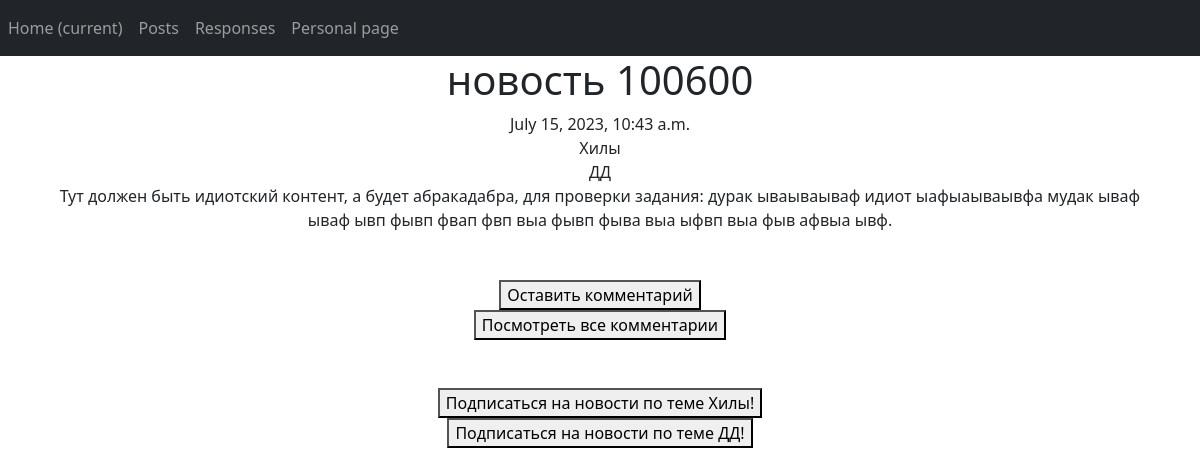
Screenshot of /posts/8 (signed in) with the database file from the repository.
### board/models.py (models this page shows, shortened)
class Post(models.Model):
    author = models.ForeignKey(Author, on_delete=models.CASCADE)
    time_in = models.DateTimeField(auto_now_add=True)
    post_name = models.CharField(max_length=100)
    post_text = models.TextField(default="Тут должен быть идиотский контент, а будет абракадабра, для проверки задания: дурак ываываываф идиот ыафыаываывфа мудак ываф ываф ывп фывп фвап фвп выа фывп фыва выа ыфвп выа фыв афвыа ывф.")
    category = models.ManyToManyField(Category, through='PostCategory')
    file = models.FileField(upload_to='my_downloads', blank=True)

class Category(models.Model):
    cat_name = models.CharField(max_length=50, unique=True)
    users = models.ManyToManyField(User, through='UserCategory')

### board/views.py (the view)
# urls.py: path('posts/<int:pk>', PostDetail.as_view(), name='post_detail'),
class PostDetail(DetailView):
    model = Post
    template_name = 'post.html'
    context_object_name = 'post'
    def get_object(self, *args, **kwargs):
        obj = cache.get(f'post - {self.kwargs["pk"]}', None)
        if not obj:
            obj = super().get_object(queryset=self.queryset)
            cache.set(f'post - {self.kwargs["pk"]}', obj)
        return obj
    def get_context_data(self, **kwargs):
        context = super().get_context_data(**kwargs)
        context['user'] = Author.objects.get(user=self.request.user)
        return context

### templates/post.html (shortened to what this page needs)
{% extends 'flatpages/base.html' %}
{% block content %}
<h1>{{ post.post_name}}</h1>
{{ post.time_in | date:"DATETIME_FORMAT"}} <br>
{% for category in post.category.values %}
    {{ category.cat_name }} <br>
{%endfor%}
{{ post.post_text}} <br>
<br>
<br>
<form action="{{post.id}}/response/">
    <button type="submit"> Оставить комментарий</button>
</form>
<form action="{{post.id}}/all_responses/">
    <button type="submit"> Посмотреть все комментарии</button>
</form>
<br>
<br>
{% for category in post.category.values %}
<form method="GET" name="callback" action="sign_me/">
  <button type="submit" name="Подписаться"> Подписаться на новости  по теме {{ category.cat_name }}!</button>
     <br>
</form>
{%endfor%}
<br>
<br>
<br>
{% endblock content %}

### rows the page displays
Post: post_name "новость 100600", time_in "July 15, 2023, 10:43 a.m.", post_text "Тут должен быть идиотский контент, а будет абракадабра, для проверки задания: дурак ываываываф идиот ыафыаываывфа мудак ываф ываф ывп фывп фвап фвп выа фывп фыва выа ыфвп выа фыв афвыа ывф."
Category: cat_name "Хилы"
Category: cat_name "ДД"
